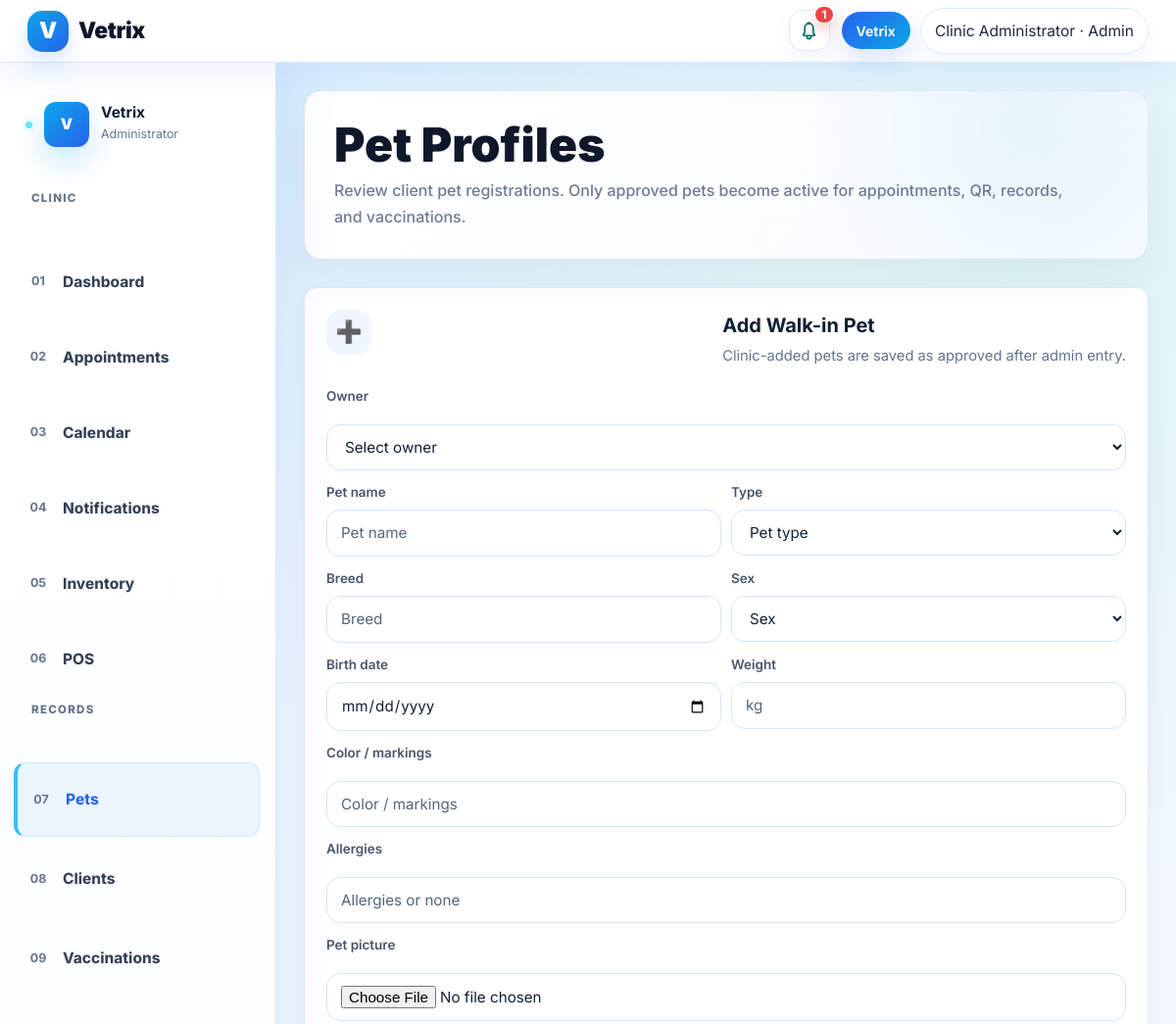
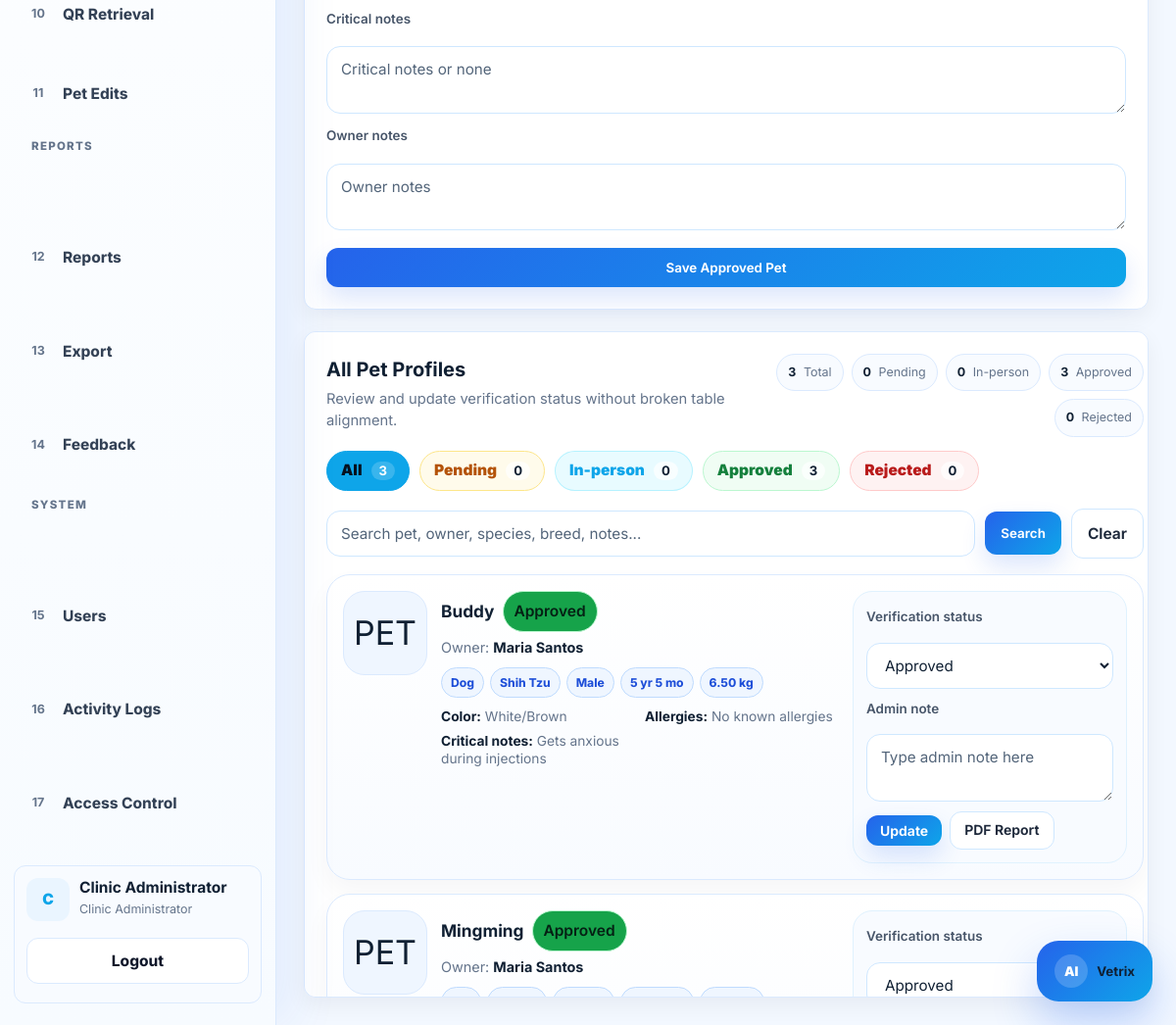
/admin/pets.php (signed in), run on the app's committed database (2 pictures, top to bottom).
### tables this page shows
CREATE TABLE pets (
    id INT AUTO_INCREMENT PRIMARY KEY,
    owner_id INT NOT NULL,
    name VARCHAR(100) NOT NULL,
    species VARCHAR(50),
    breed VARCHAR(80),
    sex VARCHAR(20),
    birth_date DATE,
    weight DECIMAL(6,2),
    color VARCHAR(50),
    allergies TEXT,
    critical_notes TEXT,
    notes TEXT,
    pet_photo VARCHAR(255) NULL,
    verification_status ENUM('pending','approved','rejected','in_person_confirmation') DEFAULT 'pending',
    verification_notes TEXT NULL,
    verified_by INT NULL,
    verified_at TIMESTAMP NULL DEFAULT NULL,
    last_updated_by INT NULL,
    created_at TIMESTAMP DEFAULT CURRENT_TIMESTAMP,
    updated_at TIMESTAMP NULL DEFAULT NULL,
    FOREIGN KEY (owner_id) REFERENCES users(id) ON DELETE CASCADE
);

CREATE TABLE users (
    id INT AUTO_INCREMENT PRIMARY KEY,
    full_name VARCHAR(120) NOT NULL,
    email VARCHAR(120) UNIQUE NOT NULL,
    phone VARCHAR(30),
    emergency_contact VARCHAR(120),
    address VARCHAR(255),
    password VARCHAR(255) NOT NULL,
    role ENUM('admin','veterinarian','staff','client') NOT NULL DEFAULT 'client',
    account_source ENUM('self_registered','admin_created','system_seed') DEFAULT 'self_registered',
    created_by INT NULL,
    status ENUM('pending','approved','active','inactive','rejected') NOT NULL DEFAULT 'pending',
    approved_by INT NULL,
    approved_at DATETIME NULL,
    rejected_at DATETIME NULL,
    otp_verified_at DATETIME NULL,
    created_at TIMESTAMP DEFAULT CURRENT_TIMESTAMP
);

### admin/pets.php (the view, shortened to what this page needs)
<?php
require_once "../config/database.php";
require_once "../includes/functions.php";
$pet_filter = $_GET['verification'] ?? 'all';
$pet_search = trim($_GET['q'] ?? '');
$pet_conditions = [];
$pet_where = $pet_conditions ? 'WHERE '.implode(' AND ', $pet_conditions) : '';
$pet_search_param = $pet_search !== '' ? '&q='.urlencode($pet_search) : '';
$pet_all_search_param = $pet_search !== '' ? '?q='.urlencode($pet_search) : '';
$title="Pets"; include "../includes/header.php"; include "../includes/navbar.php"; ?>
<div class="layout"><?php include "../includes/admin_sidebar.php"; ?><main class="content">
<section class="hero admin-hero-banner mb-4"><h1>Pet Profiles</h1><p>Review client pet registrations. Only approved pets become active for appointments, QR, records, and vaccinations.</p></section>
<?php
$summary = ['pending'=>0,'in_person_confirmation'=>0,'approved'=>0,'rejected'=>0];
$sumResult = $conn->query("SELECT verification_status, COUNT(*) AS total FROM pets GROUP BY verification_status");
while($sr = $sumResult->fetch_assoc()){
    $key = $sr['verification_status'] ?: 'pending';
    if(isset($summary[$key])) $summary[$key] = (int)$sr['total'];
}
?>
<div class="pet-admin-shell">
    <aside class="pet-admin-form-card">
        <div class="pet-section-heading">
            <span class="pet-icon">➕</span>
            <div>
                <h3>Add Walk-in Pet</h3>
                <p>Clinic-added pets are saved as approved after admin entry.</p>
            </div>
        </div>
        <form method="POST" enctype="multipart/form-data" class="pet-walkin-form">
            <label class="form-label">Owner</label>
            <select class="form-select" name="owner_id" required>
                <option value="">Select owner</option>
            </select>
            <div class="pet-two-col">
                <div><label class="form-label">Pet name</label><input class="form-control" name="name" placeholder="Pet name" required></div>
                <div><label class="form-label">Type</label><select class="form-select" name="species" required><option value="">Pet type</option></select></div>
            </div>
            <div class="pet-two-col">
                <div><label class="form-label">Breed</label><input class="form-control" name="breed" placeholder="Breed" required></div>
                <div><label class="form-label">Sex</label><select class="form-select" name="sex" required><option value="">Sex</option><option>Male</option><option>Female</option><option>Unknown</option></select></div>
            </div>
            <div class="pet-two-col">
                <div><label class="form-label">Birth date</label><input class="form-control" type="date" name="birth_date" required></div>
                <div><label class="form-label">Weight</label><input class="form-control" type="number" step="0.01" min="0" name="weight" placeholder="kg" required></div>
            </div>
            <label class="form-label">Color / markings</label><input class="form-control" name="color" placeholder="Color / markings" required>
            <label class="form-label">Allergies</label><input class="form-control" name="allergies" placeholder="Allergies or none" required>
            <label class="form-label">Pet picture</label><input class="form-control" type="file" name="pet_photo" accept="image/jpeg,image/png,image/webp" required>
            <label class="form-label">Critical notes</label><textarea class="form-control" name="critical_notes" placeholder="Critical notes or none" required></textarea>
            <label class="form-label">Owner notes</label><textarea class="form-control" name="notes" placeholder="Owner notes" required></textarea>
            <button class="btn btn-primary w-100 mt-2">Save Approved Pet</button>
        </form>
    </aside>
    <section class="pet-admin-list-card">
        <div class="pet-list-header">
            <div>
                <h3>All Pet Profiles</h3>
                <p>Review and update verification status without broken table alignment.</p>
            </div>
            <div class="pet-status-summary">
                <span><b><?=array_sum($summary)?></b> Total</span>
                <span><b><?=$summary['pending']?></b> Pending</span>
                <span><b><?=$summary['in_person_confirmation']?></b> In-person</span>
                <span><b><?=$summary['approved']?></b> Approved</span>
                <span><b><?=$summary['rejected']?></b> Rejected</span>
            </div>
        </div>
        <div class="admin-filter-pills pet-filter-pills">
            <a class="admin-filter-pill <?=$pet_filter==='all'?'active':''?>" href="pets.php<?=$pet_all_search_param?>">All <b><?=array_sum($summary)?></b></a>
            <a class="admin-filter-pill <?=$pet_filter==='pending'?'active':''?>" href="pets.php?verification=pending<?=$pet_search_param?>">Pending <b><?=$summary['pending']?></b></a>
            <a class="admin-filter-pill <?=$pet_filter==='in_person_confirmation'?'active':''?>" href="pets.php?verification=in_person_confirmation<?=$pet_search_param?>">In-person <b><?=$summary['in_person_confirmation']?></b></a>
            <a class="admin-filter-pill <?=$pet_filter==='approved'?'active':''?>" href="pets.php?verification=approved<?=$pet_search_param?>">Approved <b><?=$summary['approved']?></b></a>
            <a class="admin-filter-pill <?=$pet_filter==='rejected'?'active':''?>" href="pets.php?verification=rejected<?=$pet_search_param?>">Rejected <b><?=$summary['rejected']?></b></a>
        </div>
        <form class="admin-list-search" method="GET" action="pets.php">
            <input class="form-control" type="search" name="q" value="<?=e($pet_search)?>" placeholder="Search pet, owner, species, breed, notes...">
            <button class="btn btn-primary" type="submit">Search</button>
            <a class="btn btn-light" href="pets.php<?= $pet_filter !== 'all' ? '?verification='.urlencode($pet_filter) : '' ?>">Clear</a>
        </form>
        <div class="pet-card-list">
        <?php $rows=$conn->query("SELECT p.*,u.full_name FROM pets p JOIN users u ON p.owner_id=u.id $pet_where ORDER BY FIELD(p.verification_status,'pending','in_person_confirmation','rejected','approved'), p.created_at DESC"); if($rows->num_rows===0): ?>
            <div class="admin-empty-card">No pet profiles found for this filter or search.</div>
        <?php endif; while($r=$rows->fetch_assoc()): ?>
            <article class="pet-review-card">
                <div class="pet-main-info">
                    <div class="pet-photo-wrap">
                        <?php if(!empty($r['pet_photo'])): ?>
                            <img src="<?=app_url(e($r['pet_photo']))?>" alt="Pet photo">
                        <?php else: ?>
                            <span>PET</span>
                        <?php endif; ?>
                    </div>
                    <div class="pet-title-block">
                        <div class="pet-name-row">
                            <h4><?=e($r['name'])?></h4>
                            <?=badge($r['verification_status'])?>
                        </div>
                        <p class="pet-owner">Owner: <b><?=e($r['full_name'])?></b></p>
                        <div class="pet-detail-chips">
                            <span><?=e($r['species'])?></span>
                            <span><?=e($r['breed'])?></span>
                            <span><?=e($r['sex'])?></span>
                            <span><?=e(pet_age($r['birth_date']))?></span>
                            <span><?=e($r['weight'])?> kg</span>
                        </div>
                        <div class="pet-mini-details">
                            <p><b>Color:</b> <?=e($r['color'])?></p>
                            <p><b>Allergies:</b> <?=e($r['allergies'])?></p>
                            <p><b>Critical notes:</b> <?=e($r['critical_notes'])?></p>
                        </div>
                    </div>
                </div>
                <form method="POST" class="pet-verification-panel">
                    <label class="form-label">Verification status</label>
                    <select class="form-select form-select-sm" name="verification_status">
                        <option value="approved" <?=$r['verification_status']=='approved'?'selected':''?>>Approved</option>
                    </select>
                    <label class="form-label">Admin note</label>
                    <textarea class="form-control form-control-sm" name="verification_notes" placeholder="Type admin note here"><?=e($r['verification_notes'])?></textarea>
                    <div class="pet-action-row">
                        <button class="btn btn-sm btn-primary">Update</button>
                        <?php if($r['verification_status']==='approved'): ?>
                            <a class="btn btn-sm btn-outline-primary" href="report_pet.php?pet_id=<?=$r['id']?>">PDF Report</a>
                        <?php else: ?>
                            <span class="pet-report-note">PDF after approval</span>
                        <?php endif; ?>
                    </div>
                </form>
            </article>
        <?php endwhile;?>
        </div>
    </section>
</div></main></div><?php include "../includes/footer.php"; ?>

### includes/functions.php (shortened to what this page needs)
<?php
function e($value) {
    return htmlspecialchars($value ?? '', ENT_QUOTES, 'UTF-8');
}
function badge($status) {
    $status = strtolower($status ?? '');
    $map = [
        'pending' => 'warning', 'approved' => 'success', 'completed' => 'primary',
        'cancelled' => 'danger', 'active' => 'success', 'inactive' => 'secondary',
        'read' => 'secondary', 'unread' => 'info', 'rejected' => 'danger',
        'in_person_confirmation' => 'info'
    ];
    $class = $map[$status] ?? 'secondary';
    return "<span class='badge text-bg-$class'>" . e(ucfirst($status)) . "</span>";
}
function get_nav_notification_count($conn, $role = null, $user_id = null) {
    $role = $role ?? ($_SESSION['role'] ?? 'guest');
    if (in_array($role, ['admin','staff'], true)) {
        $pendingAppointments = 0;
        $pendingEditRequests = 0;
        $pendingPets = 0;
        if ($result = $conn->query("SELECT COUNT(*) AS total FROM appointments WHERE status='pending'")) {
            $pendingAppointments = (int)($result->fetch_assoc()['total'] ?? 0);
        }
        if ($result = $conn->query("SELECT COUNT(*) AS total FROM edit_requests WHERE status='pending'")) {
            $pendingEditRequests = (int)($result->fetch_assoc()['total'] ?? 0);
        }
        if ($result = $conn->query("SELECT COUNT(*) AS total FROM pets WHERE verification_status IN ('pending','in_person_confirmation')")) {
            $pendingPets = (int)($result->fetch_assoc()['total'] ?? 0);
        }
        $pendingClients = 0;
        if ($role === 'admin') {
            if ($result = $conn->query("SELECT COUNT(*) AS total FROM users WHERE role='client' AND status='pending'")) {
                $pendingClients = (int)($result->fetch_assoc()['total'] ?? 0);
            }
        }
        $staffNotices = 0;
        return $pendingAppointments + $pendingEditRequests + $pendingPets + $pendingClients + $staffNotices;
    }
    return 0;
}
function pet_age($birth_date) {
    $dob = new DateTime($birth_date);
    $now = new DateTime();
    $diff = $now->diff($dob);
    return $diff->y . ' yr ' . $diff->m . ' mo';
}
?>

### admin/pets.php (style rules this page uses)
.admin-filter-pills { display:flex !important; flex-wrap:wrap !important; gap:10px !important; margin:0 0 18px !important; align-items:center !important; }
a.admin-filter-pill, a.admin-filter-pill:visited { display:inline-flex !important; align-items:center !important; gap:7px !important; text-decoration:none !important; background:#fff !important; border:1px solid #dbeafe !important; color:#1e293b !important; border-radius:999px !important; padding:10px 14px !important; font-weight:900 !important; line-height:1 !important; box-shadow:0 10px 24px rgba(15,23,42,.05) !important; transition:.18s ease !important; }
a.admin-filter-pill b { display:inline-flex !important; align-items:center !important; justify-content:center !important; background:#eff6ff !important; color:#1d4ed8 !important; border-radius:999px !important; padding:3px 8px !important; min-width:24px !important; font-size:.82rem !important; margin-left:2px !important; }
a.admin-filter-pill.active, a.admin-filter-pill.active:visited { background:#2563eb !important; color:#fff !important; border-color:#2563eb !important; }
a.admin-filter-pill.active b { background:rgba(255,255,255,.18) !important; color:#fff !important; }
.pet-list-header,.user-list-header { margin-bottom:14px !important; }

### data on the page
pets: shows "PET", name "Buddy", verification_status "Approved", owner.full_name "Maria Santos", species "Dog", breed "Shih Tzu", sex "Male", birth_date "5 yr 5 mo", weight "6.50", color "White/Brown", allergies "No known allergies", critical_notes "Gets anxious during injections"
pets: shows "PET", name "Mingming", verification_status "Approved", owner.full_name "Maria Santos"

### other printed values
$notifLabel "1"
$_SESSION['full_name'] "Clinic Administrator"
$navRole "Admin"
$section "CLINIC"
$link[0] "01"
$link[1] "Dashboard"
$link[0] "02"
$link[1] "Appointments"
$link[0] "03"
$link[1] "Calendar"
$link[0] "04"
$link[1] "Notifications"
$link[0] "05"
$link[1] "Inventory"
$link[0] "06"
